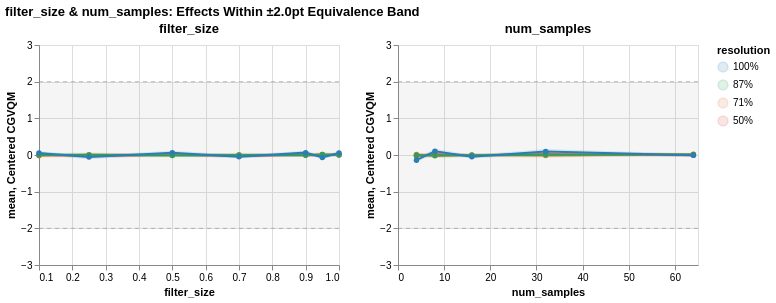

Write notebook code for a chart like this one.
### Code cell
flat_params = ['filter_size', 'num_samples']
agg_flat = df[df['parameter'].isin(flat_params)].groupby(
    ['parameter', 'resolution', 'value'])['score_centered'].agg(['mean','std','count']).reset_index()
agg_flat['ci95'] = 1.96 * agg_flat['std'] / np.sqrt(agg_flat['count'])
agg_flat['resolution'] = agg_flat['resolution'].astype(str) + '%'

# Equivalence band (±2 pts)
band_df = pd.DataFrame({'y': [EQUIVALENCE_BOUND], 'y2': [-EQUIVALENCE_BOUND]})
eq_band = alt.Chart(band_df).mark_rect(opacity=0.08, color='gray').encode(
    y='y2:Q', y2='y:Q'
)
eq_upper = alt.Chart(band_df).mark_rule(strokeDash=[4,4], color='gray', opacity=0.5).encode(y='y:Q')
eq_lower = alt.Chart(band_df).mark_rule(strokeDash=[4,4], color='gray', opacity=0.5).encode(y='y2:Q')

charts = []
for param in flat_params:
    sub = agg_flat[agg_flat['parameter'] == param]
    line = alt.Chart(sub).mark_line(point=True).encode(
        x=alt.X('value:Q', title=param),
        y=alt.Y('mean:Q', title='Centered CGVQM', scale=alt.Scale(domain=[-3, 3])),
        color=alt.Color('resolution:N', scale=color_scale, sort=res_order)
    )
    band = alt.Chart(sub).mark_errorband(opacity=0.15).encode(
        x='value:Q',
        y=alt.Y('mean:Q', scale=alt.Scale(domain=[-3, 3])),
        yError='ci95:Q',
        color=alt.Color('resolution:N', scale=color_scale, sort=res_order)
    )
    charts.append((eq_band + eq_upper + eq_lower + band + line).properties(
        title=param, width=300, height=220
    ))

alt.hconcat(*charts).resolve_scale(color='shared').properties(
    title=f'filter_size & num_samples: Effects Within ±{EQUIVALENCE_BOUND}pt Equivalence Band'
)

### Figure 1 — Vega-Lite specification as saved in the notebook (floating-point values rounded to 4 significant figures)
{"config": {"view": {"continuousWidth": 300, "continuousHeight": 300}}, "hconcat": [{"layer": [{"mark": {"type": "rect", "color": "gray", "opacity": 0.08}, "encoding": {"y": {"field": "y2", "type": "quantitative"}, "y2": {"field": "y"}}}, {"mark": {"type": "rule", "color": "gray", "opacity": 0.5, "strokeDash": [4, 4]}, "encoding": {"y": {"field": "y", "type": "quantitative"}}}, {"mark": {"type": "rule", "color": "gray", "opacity": 0.5, "strokeDash": [4, 4]}, "encoding": {"y": {"field": "y2", "type": "quantitative"}}}, {"data": {"name": "data-e13930d1743944971e711362fe895f0e"}, "mark": {"type": "errorband", "opacity": 0.15}, "encoding": {"color": {"field": "resolution", "scale": {"domain": ["100%", "87%", "71%", "50%"], "range": ["#2a7db5", "#2ca05a", "#e07b3d", "#d4504a"]}, "sort": ["100%", "87%", "71%", "50%"], "type": "nominal"}, "x": {"field": "value", "type": "quantitative"}, "y": {"field": "mean", "scale": {"domain": [-3, 3]}, "type": "quantitative"}, "yError": {"field": "ci95"}}}, {"data": {"name": "data-e13930d1743944971e711362fe895f0e"}, "mark": {"type": "line", "point": true}, "encoding": {"color": {"field": "resolution", "scale": {"domain": ["100%", "87%", "71%", "50%"], "range": ["#2a7db5", "#2ca05a", "#e07b3d", "#d4504a"]}, "sort": ["100%", "87%", "71%", "50%"], "type": "nominal"}, "x": {"field": "value", "title": "filter_size", "type": "quantitative"}, "y": {"field": "mean", "scale": {"domain": [-3, 3]}, "title": "Centered CGVQM", "type": "quantitative"}}}], "height": 220, "title": "filter_size", "width": 300}, {"layer": [{"mark": {"type": "rect", "color": "gray", "opacity": 0.08}, "encoding": {"y": {"field": "y2", "type": "quantitative"}, "y2": {"field": "y"}}}, {"mark": {"type": "rule", "color": "gray", "opacity": 0.5, "strokeDash": [4, 4]}, "encoding": {"y": {"field": "y", "type": "quantitative"}}}, {"mark": {"type": "rule", "color": "gray", "opacity": 0.5, "strokeDash": [4, 4]}, "encoding": {"y": {"field": "y2", "type": "quantitative"}}}, {"data": {"name": "data-a69cc95f8d1256d4226f2c170f123629"}, "mark": {"type": "errorband", "opacity": 0.15}, "encoding": {"color": {"field": "resolution", "scale": {"domain": ["100%", "87%", "71%", "50%"], "range": ["#2a7db5", "#2ca05a", "#e07b3d", "#d4504a"]}, "sort": ["100%", "87%", "71%", "50%"], "type": "nominal"}, "x": {"field": "value", "type": "quantitative"}, "y": {"field": "mean", "scale": {"domain": [-3, 3]}, "type": "quantitative"}, "yError": {"field": "ci95"}}}, {"data": {"name": "data-a69cc95f8d1256d4226f2c170f123629"}, "mark": {"type": "line", "point": true}, "encoding": {"color": {"field": "resolution", "scale": {"domain": ["100%", "87%", "71%", "50%"], "range": ["#2a7db5", "#2ca05a", "#e07b3d", "#d4504a"]}, "sort": ["100%", "87%", "71%", "50%"], "type": "nominal"}, "x": {"field": "value", "title": "num_samples", "type": "quantitative"}, "y": {"field": "mean", "scale": {"domain": [-3, 3]}, "title": "Centered CGVQM", "type": "quantitative"}}}], "height": 220, "title": "num_samples", "width": 300}], "data": {"name": "data-90c2b405c7dcffcd504008615cea5a46"}, "resolve": {"scale": {"color": "shared"}}, "title": "filter_size & num_samples: Effects Within ±2.0pt Equivalence Band", "$schema": "https://vega.github.io/schema/vega-lite/v6.1.0.json", "datasets": {"data-90c2b405c7dcffcd504008615cea5a46": [{"y": 2.0, "y2": -2.0}], "data-e13930d1743944971e711362fe895f0e": [{"parameter": "filter_size", "resolution": "50%", "value": 0.1, "mean": 0.00597, "std": 0.06686, "count": 21, "ci95": 0.02859}, {"parameter": "filter_size", "resolution": "50%", "value": 0.25, "mean": -0.02172, "std": 0.1358, "count": 21, "ci95": 0.05808}, {"parameter": "filter_size", "resolution": "50%", "value": 0.5, "mean": -0.0003763, "std": 0.06012, "count": 21, "ci95": 0.02572}, {"parameter": "filter_size", "resolution": "50%", "value": 0.7, "mean": -0.0216, "std": 0.1373, "count": 20, "ci95": 0.06016}, {"parameter": "filter_size", "resolution": "50%", "value": 0.9, "mean": 0.002953, "std": 0.06722, "count": 21, "ci95": 0.02875}, {"parameter": "filter_size", "resolution": "50%", "value": 0.95, "mean": -0.005582, "std": 0.1052, "count": 21, "ci95": 0.04499}, {"parameter": "filter_size", "resolution": "50%", "value": 1.0, "mean": 0.01876, "std": 0.06625, "count": 21, "ci95": 0.02834}, {"parameter": "filter_size", "resolution": "71%", "value": 0.1, "mean": -0.01838, "std": 0.1267, "count": 21, "ci95": 0.05421}, {"parameter": "filter_size", "resolution": "71%", "value": 0.25, "mean": 0.006358, "std": 0.1194, "count": 21, "ci95": 0.05105}, {"parameter": "filter_size", "resolution": "71%", "value": 0.5, "mean": -0.0008319, "std": 0.08926, "count": 21, "ci95": 0.03818}, {"parameter": "filter_size", "resolution": "71%", "value": 0.7, "mean": 0.002233, "std": 0.1215, "count": 21, "ci95": 0.05198}, {"parameter": "filter_size", "resolution": "71%", "value": 0.9, "mean": 0.001885, "std": 0.07599, "count": 21, "ci95": 0.0325}, {"parameter": "filter_size", "resolution": "71%", "value": 0.95, "mean": 0.01174, "std": 0.1291, "count": 21, "ci95": 0.05521}, {"parameter": "filter_size", "resolution": "71%", "value": 1.0, "mean": -0.003, "std": 0.08565, "count": 21, "ci95": 0.03663}, {"parameter": "filter_size", "resolution": "87%", "value": 0.1, "mean": -0.0003995, "std": 0.1162, "count": 21, "ci95": 0.04972}, {"parameter": "filter_size", "resolution": "87%", "value": 0.25, "mean": 0.003707, "std": 0.1568, "count": 21, "ci95": 0.06707}, {"parameter": "filter_size", "resolution": "87%", "value": 0.5, "mean": -0.01181, "std": 0.1115, "count": 21, "ci95": 0.04768}, {"parameter": "filter_size", "resolution": "87%", "value": 0.7, "mean": 0.0005546, "std": 0.1398, "count": 21, "ci95": 0.05981}, {"parameter": "filter_size", "resolution": "87%", "value": 0.9, "mean": -0.005117, "std": 0.1147, "count": 21, "ci95": 0.04905}, {"parameter": "filter_size", "resolution": "87%", "value": 0.95, "mean": 0.01252, "std": 0.1518, "count": 21, "ci95": 0.06493}, {"parameter": "filter_size", "resolution": "87%", "value": 1.0, "mean": 0.0005393, "std": 0.1183, "count": 21, "ci95": 0.05058}, {"parameter": "filter_size", "resolution": "100%", "value": 0.1, "mean": 0.05166, "std": 0.1245, "count": 21, "ci95": 0.05324}, {"parameter": "filter_size", "resolution": "100%", "value": 0.25, "mean": -0.05677, "std": 0.1337, "count": 21, "ci95": 0.05718}, {"parameter": "filter_size", "resolution": "100%", "value": 0.5, "mean": 0.06428, "std": 0.1217, "count": 20, "ci95": 0.05333}, {"parameter": "filter_size", "resolution": "100%", "value": 0.7, "mean": -0.04498, "std": 0.1243, "count": 21, "ci95": 0.05316}, {"parameter": "filter_size", "resolution": "100%", "value": 0.9, "mean": 0.06463, "std": 0.1155, "count": 21, "ci95": 0.04939}, {"parameter": "filter_size", "resolution": "100%", "value": 0.95, "mean": -0.0699, "std": 0.1118, "count": 21, "ci95": 0.04781}, {"parameter": "filter_size", "resolution": "100%", "value": 1.0, "mean": 0.05536, "std": 0.1258, "count": 21, "ci95": 0.0538}], "data-a69cc95f8d1256d4226f2c170f123629": [{"parameter": "num_samples", "resolution": "50%", "value": 4.0, "mean": -0.02837, "std": 0.1037, "count": 21, "ci95": 0.04434}, {"parameter": "num_samples", "resolution": "50%", "value": 8.0, "mean": 0.02163, "std": 0.1206, "count": 21, "ci95": 0.05159}, {"parameter": "num_samples", "resolution": "50%", "value": 16.0, "mean": -0.008243, "std": 0.0756, "count": 21, "ci95": 0.03233}, {"parameter": "num_samples", "resolution": "50%", "value": 32.0, "mean": 0.01984, "std": 0.125, "count": 21, "ci95": 0.05346}, {"parameter": "num_samples", "resolution": "50%", "value": 64.0, "mean": -0.004847, "std": 0.08296, "count": 21, "ci95": 0.03548}, {"parameter": "num_samples", "resolution": "71%", "value": 4.0, "mean": 0.01487, "std": 0.1111, "count": 21, "ci95": 0.04751}, {"parameter": "num_samples", "resolution": "71%", "value": 8.0, "mean": -0.02208, "std": 0.1382, "count": 21, "ci95": 0.05909}, {"parameter": "num_samples", "resolution": "71%", "value": 16.0, "mean": 0.000811, "std": 0.09399, "count": 21, "ci95": 0.0402}, {"parameter": "num_samples", "resolution": "71%", "value": 32.0, "mean": -0.01096, "std": 0.1548, "count": 21, "ci95": 0.06621}, {"parameter": "num_samples", "resolution": "71%", "value": 64.0, "mean": 0.01737, "std": 0.1039, "count": 21, "ci95": 0.04446}, {"parameter": "num_samples", "resolution": "87%", "value": 4.0, "mean": -0.007697, "std": 0.1185, "count": 21, "ci95": 0.05069}, {"parameter": "num_samples", "resolution": "87%", "value": 8.0, "mean": -0.01143, "std": 0.1553, "count": 21, "ci95": 0.06643}, {"parameter": "num_samples", "resolution": "87%", "value": 16.0, "mean": -0.005122, "std": 0.1243, "count": 21, "ci95": 0.05315}, {"parameter": "num_samples", "resolution": "87%", "value": 32.0, "mean": 0.007541, "std": 0.1625, "count": 21, "ci95": 0.06948}, {"parameter": "num_samples", "resolution": "87%", "value": 64.0, "mean": 0.01671, "std": 0.09382, "count": 21, "ci95": 0.04013}, {"parameter": "num_samples", "resolution": "100%", "value": 4.0, "mean": -0.1401, "std": 0.1358, "count": 21, "ci95": 0.0581}, {"parameter": "num_samples", "resolution": "100%", "value": 8.0, "mean": 0.1031, "std": 0.1522, "count": 21, "ci95": 0.06511}, {"parameter": "num_samples", "resolution": "100%", "value": 16.0, "mean": -0.04767, "std": 0.1126, "count": 21, "ci95": 0.04814}, {"parameter": "num_samples", "resolution": "100%", "value": 32.0, "mean": 0.09287, "std": 0.159, "count": 21, "ci95": 0.06802}, {"parameter": "num_samples", "resolution": "100%", "value": 64.0, "mean": -0.008204, "std": 0.1027, "count": 21, "ci95": 0.04391}]}}
